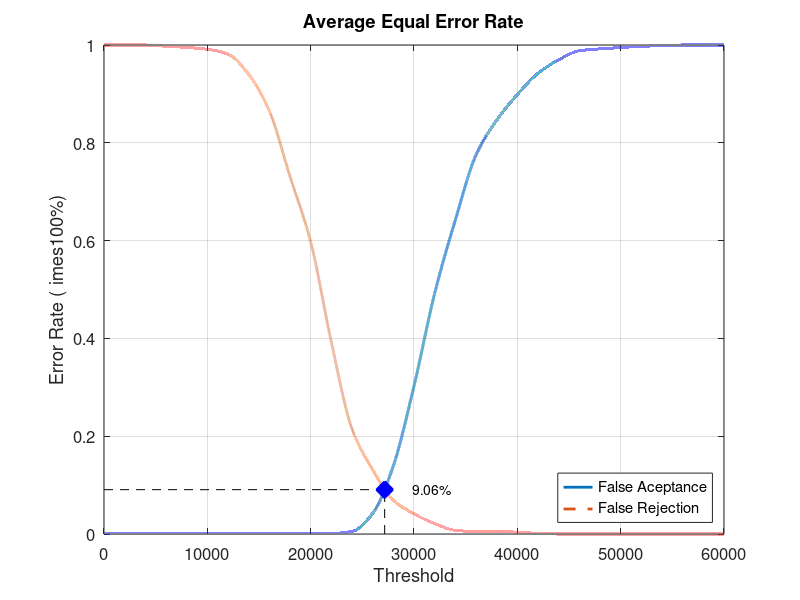
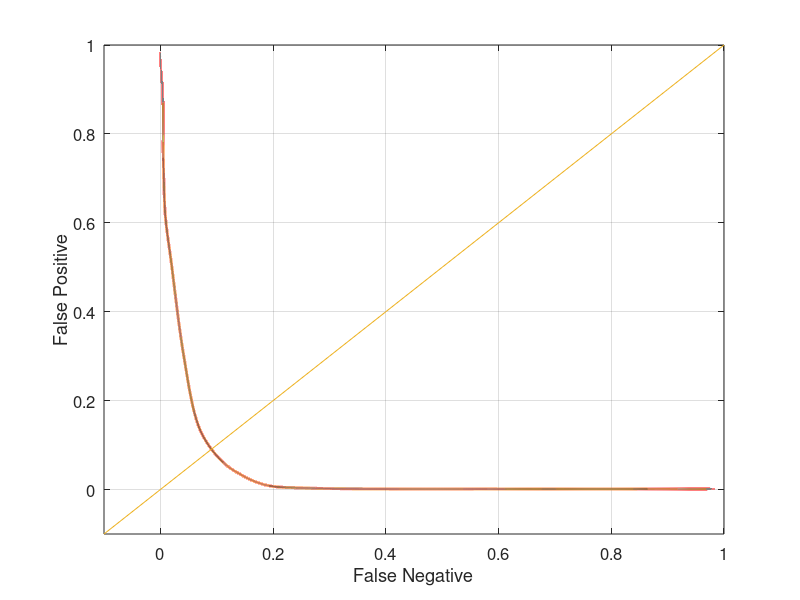

MATLAB code for these plots, in order:
close all;
clear;
clc;
x = 0:2000:60000;
xq = 0:0.5:60000;

y0 = [0 0.00131579 0.00131579 0.00131579 0.00131579 0.00131579 0.00131579 0.00131579 0.00131579 0.00131579 0.00131579 0.00131579 0.00526316 0.0421053 0.139474 0.302632 0.492105 0.642105 0.775 0.846053 0.898684 0.942105 0.969737 0.988158 0.992105 0.994737 0.997368 0.998684 1 1 1]
yy0 = interp1(x, y0, xq, 'pchip');
y1 = [1 1 1 0.9975 0.995 0.99125 0.98125 0.94 0.865 0.73125 0.5975 0.3925 0.215 0.13125 0.06875 0.04125 0.02125 0.0075 0.005 0.005 0.00375 0.00125 0 0 0 0 0 0 0 0 0]
yy1 = interp1(x, y1, xq, 'pchip');

% Calculating EER: 
y2 = abs(y0 - y1);
find(y2 == min(y2))
yy2 = abs(yy0 - yy1);
xEER = find(yy2 == min(yy2));
xEERIndex = xq(xEER) % X-axis EER
yEER = yy0(xEER) % Y-axis EER

main = figure
plot(xq, yy0,'-','LineWidth', 2);	hold on
plot(xq, yy1,'--','LineWidth', 2);	hold on
plot([xEERIndex xEERIndex], [0 yEER], 'k--');	hold on
plot([0 xEERIndex], [yEER yEER], 'k--');	hold on
plot(xEERIndex, yEER, 'bx', 'LineWidth', 10);	hold on
text(xEERIndex + 10 * xEERIndex / 100, yEER, [num2str(round((10000 * yEER)) / 100) '%'])
legend('False Aceptance', 'False Rejection', 'Location', 'SouthEast')
xlabel('Threshold')
ylabel('Error Rate (	imes100%)')
title('Average Equal Error Rate')
set(gca, 'FontSize', 12)
axis([0 60000 0 1])
grid on

print(main, 'Experiment5AverageMain', '-dpng');
FNRxFPR = figure('Color', [1 1 1]);
plot(yy1, yy0, '-', yy1, yy0, 'LineWidth', 2);
hold on
y = -0.1:0.1:1
plot(y, y); 
set(gca, 'FontSize', 12)
xlabel('False Negative')
ylabel('False Positive')
axis([-0.1 1 -0.1 1])
set(gca, 'FontSize', 12)
grid on

print(FNRxFPR, 'Experiment5AverageFNRxFPR','-dpng');
